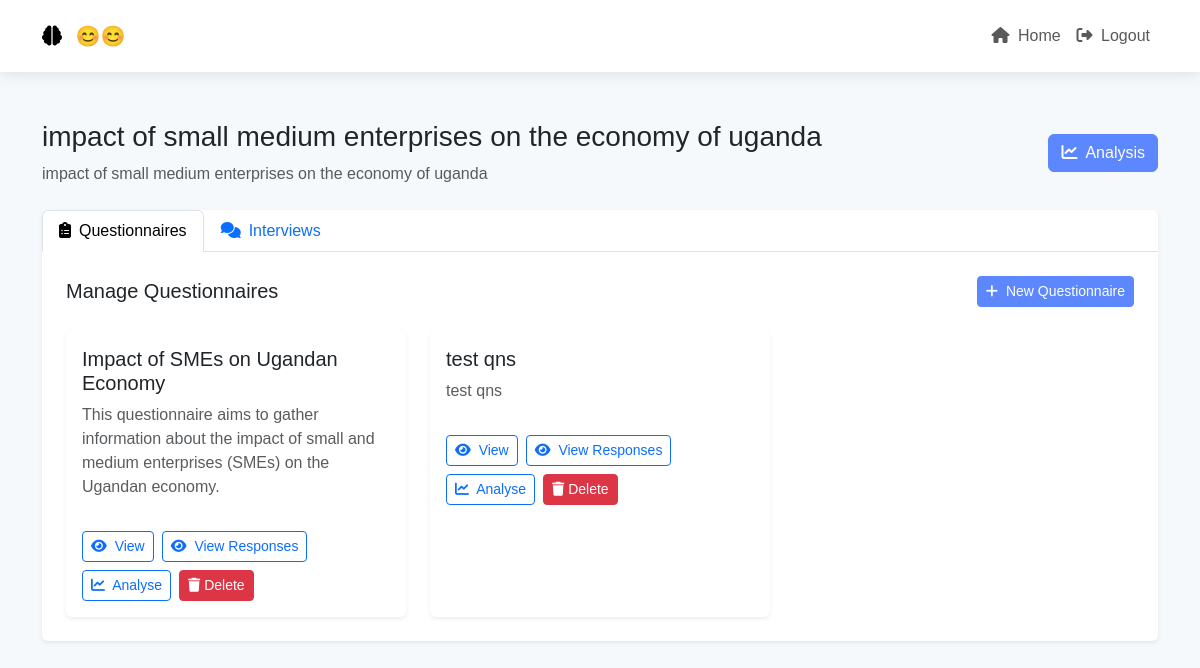
The app's page /topic/4/ (signed in) with its own data.
### main/models.py (models this page shows, shortened)
class Topic(models.Model):
    user = models.ForeignKey(settings.AUTH_USER_MODEL, on_delete=models.CASCADE)
    title = models.CharField(max_length=200)
    description = models.TextField()
    created_at = models.DateTimeField(auto_now_add=True)

class Questionnaire(models.Model):
    topic = models.ForeignKey(Topic, on_delete=models.CASCADE)
    name = models.CharField(max_length=200)
    description = models.TextField()
    questions_data = models.JSONField()
    created_at = models.DateTimeField(auto_now_add=True)

### main/views.py (the view)
# urls.py: path('topic/<int:pk>/', views.topic_detail, name='topic_detail'),
@login_required
def topic_detail(request, pk):
    topic = get_object_or_404(Topic, pk=pk, user=request.user)
    questionnaires = Questionnaire.objects.filter(topic=topic)
    interviews = Interview.objects.filter(topic=topic)
    return render(request, 'main/topic_detail.html', {
        'topic': topic,
        'questionnaires': questionnaires,
        'interviews': interviews
    })

### templates/main/topic_detail.html (shortened to what this page needs)
{% extends 'base.html' %}
{% load static %}
{% block content %}
<div class="container py-4">
    <div class="d-flex justify-content-between align-items-center mb-4 fade-in">
        <div>
            <h2 class="h3 mb-2">{{ topic.title }}</h2>
            <p class="text-muted mb-0">{{ topic.description }}</p>
        </div>
        <div class="d-flex gap-2">
            <a href="{% url 'view_topic_analysis' topic.id %}" class="btn btn-primary">
                <i class="fas fa-chart-line me-2"></i>Analysis
            </a>
        </div>
    </div>
    <div class="card shadow-sm fade-in">
        <div class="card-body p-0">
            <ul class="nav nav-tabs" id="myTab" role="tablist">
                <li class="nav-item">
                    <a class="nav-link active" id="questionnaires-tab" data-bs-toggle="tab" href="#questionnaires">
                        <i class="fas fa-clipboard-list me-2"></i>Questionnaires
                    </a>
                </li>
                <li class="nav-item">
                    <a class="nav-link" id="interviews-tab" data-bs-toggle="tab" href="#interviews">
                        <i class="fas fa-comments me-2"></i>Interviews
                    </a>
                </li>
            </ul>
            <div class="tab-content p-4">
                <div class="tab-pane fade show active" id="questionnaires">
                    <div class="d-flex justify-content-between align-items-center mb-4">
                        <h4 class="h5 mb-0">Manage Questionnaires</h4>
                        <button class="btn btn-primary btn-sm" data-bs-toggle="modal" data-bs-target="#createQuestionnaireModal">
                            <i class="fas fa-plus me-2"></i>New Questionnaire
                        </button>
                    </div>
                    {% if questionnaires %}
                    <div class="row g-4">
                        {% for questionnaire in questionnaires %}
                        <div class="col-md-6 col-lg-4 slide-up">
                            <div class="card h-100 border-0 shadow-sm">
                                <div class="card-body d-flex flex-column">
                                    <h5 class="card-title">{{ questionnaire.name }}</h5>
                                    <p class="card-text text-muted">{{ questionnaire.description|truncatewords:20 }}</p>
                                    <div class="mt-3 d-flex flex-wrap gap-2">
                                        <a href="{% url 'view_questionnaire' questionnaire.id %}" class="btn btn-outline-primary btn-sm">
                                            <i class="fas fa-eye me-1"></i> View
                                        </a>
                                        <a href="{% url 'view_submissions' type='questionnaire' pk=questionnaire.id %}" class="btn btn-outline-primary btn-sm">
                                            <i class="fas fa-eye me-1"></i> View Responses
                                        </a>
                                        <a href="{% url 'view_analysis' type='questionnaire' pk=questionnaire.id %}" class="btn btn-outline-primary btn-sm">
                                            <i class="fas fa-chart-line me-1"></i> Analyse
                                        </a>
                                        <button class="btn btn-danger btn-sm"
                                                onclick="confirmDelete('questionnaire', {{ questionnaire.id }})">
                                            <i class="fas fa-trash me-1"></i>Delete
                                        </button>
                                    </div>
                                </div>
                            </div>
                        </div>
                        {% endfor %}
                    </div>
                    {% endif %}
                </div>
            </div>
        </div>
    </div>
</div>
{% endblock %}

### templates/base.html (style rules this page uses)
:root { --primary-color: #5D87FF; --secondary-color: #49BEFF; --dark-color: #2A3547; --light-color: #F6F9FC; }
body { font-family: 'Plus Jakarta Sans', sans-serif; background-color: var(--light-color); }
.card { border: none; box-shadow: 0 2px 15px rgba(0,0,0,0.1); transition: transform 0.3s ease; }
.btn-primary { background-color: var(--primary-color); border-color: var(--primary-color); }
.fade-in { animation: fadeIn 0.5s ease-in; }
.slide-up { animation: slideUp 0.5s ease-out; }

### records on screen
Topic: title "impact of small medium enterprises on the economy of uganda", description "impact of small medium enterprises on the economy of uganda"
Questionnaire: name "Impact of SMEs on Ugandan Economy", description "This questionnaire aims to gather information about the impact of small and medium enterprises (SMEs) on the Ugandan economy."
Questionnaire: name "test qns", description "test qns"
